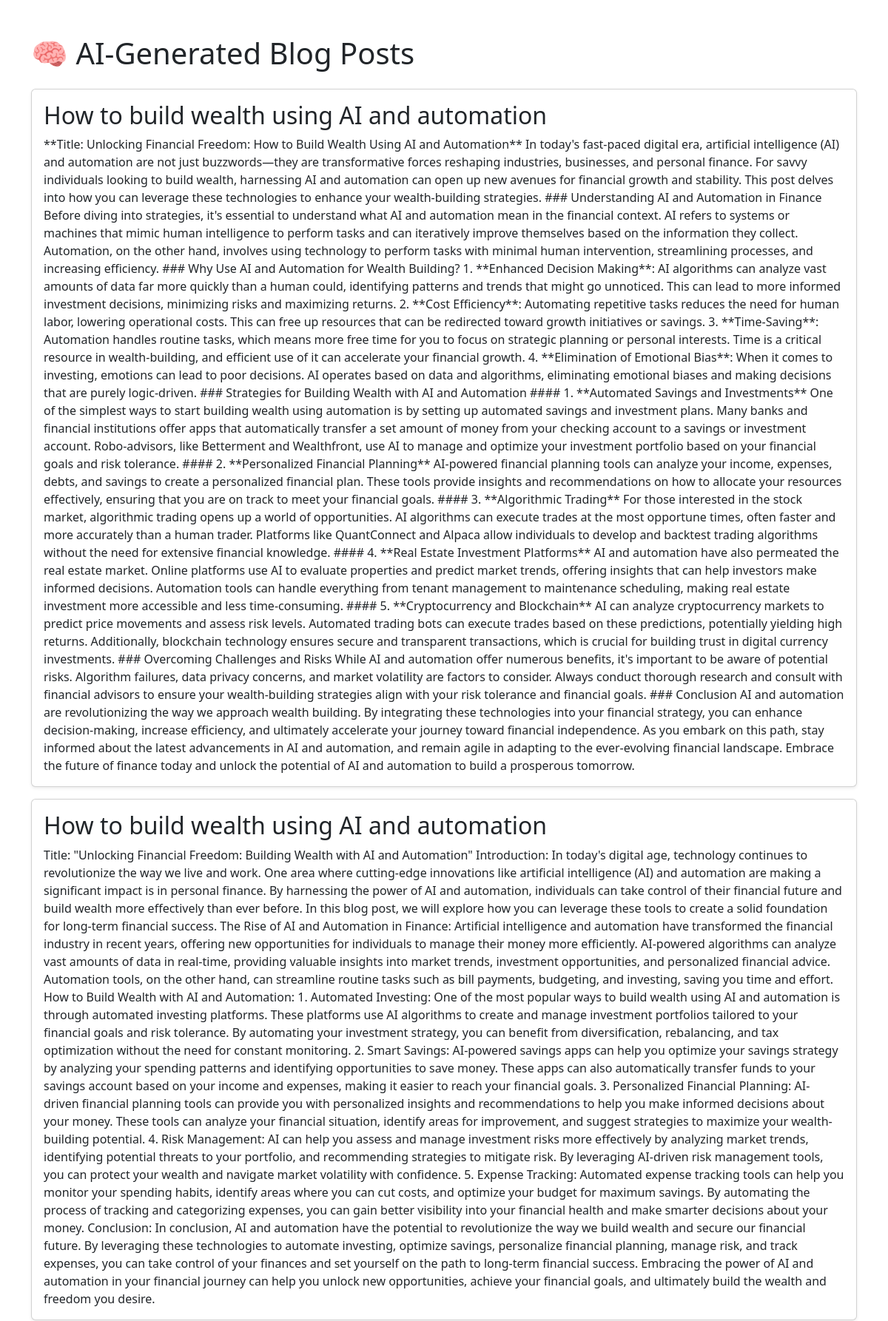
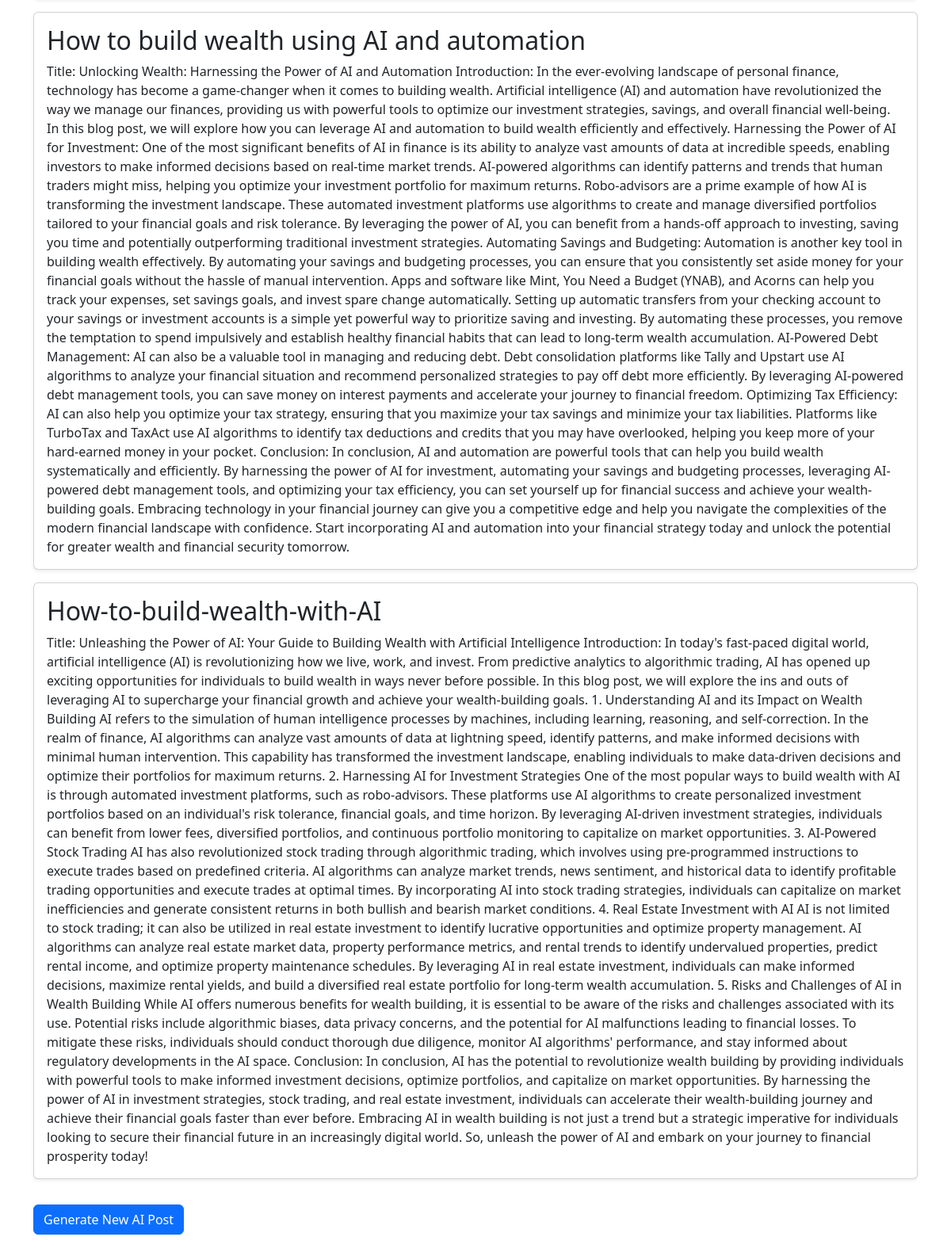
The page / on the database its author committed (2 pictures, top to bottom).
### app.py (models this page shows)
class BlogPost(db.Model):
    id = db.Column(db.Integer, primary_key=True)
    title = db.Column(db.String(150))
    content = db.Column(db.Text)

### app.py (the view)
@app.route('/')
def home():
    posts = BlogPost.query.order_by(BlogPost.id.desc()).all()
    return render_template("index.html", posts=posts)

### templates/index.html (shortened to what this page needs)
<!DOCTYPE html>
<html lang="en">
<head>
    <link href="https://cdn.jsdelivr.net/npm/bootstrap@5.3.2/dist/css/bootstrap.min.css" rel="stylesheet">
</head>
<body>
<div class="container py-5">
    <h1 class="mb-4">🧠 AI-Generated Blog Posts</h1>
    {% for post in posts %}
    <div class="card mb-3 shadow-sm">
        <div class="card-body">
            <h2 class="card-title">{{ post.title }}</h2>
            <p class="card-text">{{ post.content }}</p>
        </div>
    </div>
    {% else %}
    <p class="text-muted">No blog posts available yet.</p>
    {% endfor %}
    <a href="/generate" class="btn btn-primary mt-3">Generate New AI Post</a>
</div>
</body>
</html>

### rows shown on the page
BlogPost: title "How to build wealth using AI and automation", content "**Title: Unlocking Financial Freedom: How to Build Wealth Using AI and Automation** In today's fast-paced digital era, artificial intelligence (AI) and automation are not just buzzwords—they are transformative forces reshaping industries, businesses, and personal finance. For savvy individuals looking to build wealth, harnessing AI and automation can open up new avenues for financial growth and stability. This post delves into how you can leverage these technologies to enhance your wealth-building strategies. ### Understanding AI and Automation in Finance Before diving into strategies, it's essential to understand what AI and automation mean in the financial context. AI refers to systems or…"
BlogPost: title "How to build wealth using AI and automation", content "Title: \"Unlocking Financial Freedom: Building Wealth with AI and Automation\" Introduction: In today's digital age, technology continues to revolutionize the way we live and work. One area where cutting-edge innovations like artificial intelligence (AI) and automation are making a significant impact is in personal finance. By harnessing the power of AI and automation, individuals can take control of their financial future and build wealth more effectively than ever before. In this blog post, we will explore how you can leverage these tools to create a solid foundation for long-term financial success. The Rise of AI and Automation in Finance: Artificial intelligence and automation have…"
BlogPost: title "How to build wealth using AI and automation", content "Title: Unlocking Wealth: Harnessing the Power of AI and Automation Introduction: In the ever-evolving landscape of personal finance, technology has become a game-changer when it comes to building wealth. Artificial intelligence (AI) and automation have revolutionized the way we manage our finances, providing us with powerful tools to optimize our investment strategies, savings, and overall financial well-being. In this blog post, we will explore how you can leverage AI and automation to build wealth efficiently and effectively. Harnessing the Power of AI for Investment: One of the most significant benefits of AI in finance is its ability to analyze vast amounts of data at incredible speeds,…"
BlogPost: title "How-to-build-wealth-with-AI", content "Title: Unleashing the Power of AI: Your Guide to Building Wealth with Artificial Intelligence Introduction: In today's fast-paced digital world, artificial intelligence (AI) is revolutionizing how we live, work, and invest. From predictive analytics to algorithmic trading, AI has opened up exciting opportunities for individuals to build wealth in ways never before possible. In this blog post, we will explore the ins and outs of leveraging AI to supercharge your financial growth and achieve your wealth-building goals. 1. Understanding AI and its Impact on Wealth Building AI refers to the simulation of human intelligence processes by machines, including learning, reasoning, and…"
